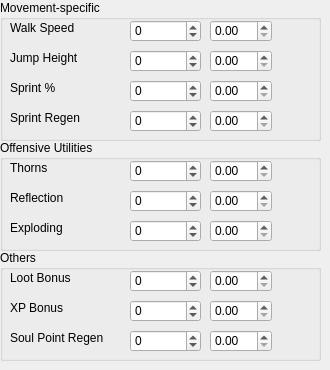
     <widget class="QWidget" name="tab_8">
      <attribute name="title">
       <string>Utility</string>
      </attribute>
      <widget class="QGroupBox" name="groupBox_25">
       <property name="geometry">
        <rect>
         <x>0</x>
         <y>0</y>
         <width>321</width>
         <height>141</height>
        </rect>
       </property>
       <property name="title">
        <string>Movement-specific</string>
       </property>
       <widget class="QLabel" name="label_62">
        <property name="geometry">
         <rect>
          <x>10</x>
          <y>20</y>
          <width>91</width>
          <height>16</height>
         </rect>
        </property>
        <property name="text">
         <string>Walk Speed</string>
        </property>
       </widget>
       <widget class="QSpinBox" name="spin_move_ws">
        <property name="geometry">
         <rect>
          <x>130</x>
          <y>20</y>
          <width>71</width>
          <height>22</height>
         </rect>
        </property>
        <property name="minimum">
         <number>-999999999</number>
        </property>
        <property name="maximum">
         <number>999999999</number>
        </property>
       </widget>
       <widget class="QDoubleSpinBox" name="dspin_move_ws">
        <property name="geometry">
         <rect>
          <x>210</x>
          <y>20</y>
          <width>62</width>
          <height>22</height>
         </rect>
        </property>
       </widget>
       <widget class="QLabel" name="label_63">
        <property name="geometry">
         <rect>
          <x>10</x>
          <y>50</y>
          <width>91</width>
          <height>16</height>
         </rect>
        </property>
        <property name="text">
         <string>Jump Height</string>
        </property>
       </widget>
       <widget class="QSpinBox" name="spin_move_jh">
        <property name="geometry">
         <rect>
          <x>130</x>
          <y>50</y>
          <width>71</width>
          <height>22</height>
         </rect>
        </property>
        <property name="minimum">
         <number>-999999999</number>
        </property>
        <property name="maximum">
         <number>999999999</number>
        </property>
       </widget>
       <widget class="QDoubleSpinBox" name="dspin_move_jh">
        <property name="geometry">
         <rect>
          <x>210</x>
          <y>50</y>
          <width>62</width>
          <height>22</height>
         </rect>
        </property>
       </widget>
       <widget class="QLabel" name="label_64">
        <property name="geometry">
         <rect>
          <x>10</x>
          <y>80</y>
          <width>91</width>
          <height>16</height>
         </rect>
        </property>
        <property name="text">
         <string>Sprint %</string>
        </property>
       </widget>
       <widget class="QSpinBox" name="spin_move_sprint">
        <property name="geometry">
         <rect>
          <x>130</x>
          <y>80</y>
          <width>71</width>
          <height>22</height>
         </rect>
        </property>
        <property name="minimum">
         <number>-999999999</number>
        </property>
        <property name="maximum">
         <number>999999999</number>
        </property>
       </widget>
       <widget class="QDoubleSpinBox" name="dspin_move_sprint">
        <property name="geometry">
         <rect>
          <x>210</x>
          <y>80</y>
          <width>62</width>
          <height>22</height>
         </rect>
        </property>
       </widget>
       <widget class="QLabel" name="label_65">
        <property name="geometry">
         <rect>
          <x>10</x>
          <y>110</y>
          <width>91</width>
          <height>16</height>
         </rect>
        </property>
        <property name="text">
         <string>Sprint Regen</string>
        </property>
       </widget>
       <widget class="QSpinBox" name="spin_move_sprintregen">
        <property name="geometry">
         <rect>
          <x>130</x>
          <y>110</y>
          <width>71</width>
          <height>22</height>
         </rect>
        </property>
        <property name="minimum">
         <number>-999999999</number>
        </property>
        <property name="maximum">
         <number>999999999</number>
        </property>
       </widget>
       <widget class="QDoubleSpinBox" name="dspin_move_sprintregen">
        <property name="geometry">
         <rect>
          <x>210</x>
          <y>110</y>
          <width>62</width>
          <height>22</height>
         </rect>
        </property>
       </widget>
      </widget>
      <widget class="QGroupBox" name="groupBox_26">
       <property name="geometry">
        <rect>
         <x>0</x>
         <y>140</y>
         <width>321</width>
         <height>111</height>
        </rect>
       </property>
       <property name="title">
        <string>Offensive Utilities</string>
       </property>
       <widget class="QLabel" name="label_66">
        <property name="geometry">
         <rect>
          <x>10</x>
          <y>20</y>
          <width>91</width>
          <height>16</height>
         </rect>
        </property>
        <property name="text">
         <string>Thorns</string>
        </property>
       </widget>
       <widget class="QSpinBox" name="spin_util_thorns">
        <property name="geometry">
         <rect>
          <x>130</x>
          <y>20</y>
          <width>71</width>
          <height>22</height>
         </rect>
        </property>
        <property name="minimum">
         <number>-999999999</number>
        </property>
        <property name="maximum">
         <number>999999999</number>
        </property>
       </widget>
       <widget class="QDoubleSpinBox" name="dspin_util_thorns">
        <property name="geometry">
         <rect>
          <x>210</x>
          <y>20</y>
          <width>62</width>
          <height>22</height>
         </rect>
        </property>
       </widget>
       <widget class="QLabel" name="label_67">
        <property name="geometry">
         <rect>
          <x>10</x>
          <y>50</y>
          <width>91</width>
          <height>16</height>
         </rect>
        </property>
        <property name="text">
         <string>Reflection</string>
        </property>
       </widget>
       <widget class="QSpinBox" name="spin_util_ref">
        <property name="geometry">
         <rect>
          <x>130</x>
          <y>50</y>
          <width>71</width>
          <height>22</height>
         </rect>
        </property>
        <property name="minimum">
         <number>-999999999</number>
        </property>
        <property name="maximum">
         <number>999999999</number>
        </property>
       </widget>
       <widget class="QDoubleSpinBox" name="dspin_util_ref">
        <property name="geometry">
         <rect>
          <x>210</x>
          <y>50</y>
          <width>62</width>
          <height>22</height>
         </rect>
        </property>
       </widget>
       <widget class="QLabel" name="label_68">
        <property name="geometry">
         <rect>
          <x>10</x>
          <y>80</y>
          <width>91</width>
          <height>16</height>
         </rect>
        </property>
        <property name="text">
         <string>Exploding</string>
        </property>
       </widget>
       <widget class="QSpinBox" name="spin_util_expd">
        <property name="geometry">
         <rect>
          <x>130</x>
          <y>80</y>
          <width>71</width>
          <height>22</height>
         </rect>
        </property>
        <property name="minimum">
         <number>-999999999</number>
        </property>
        <property name="maximum">
         <number>999999999</number>
        </property>
       </widget>
       <widget class="QDoubleSpinBox" name="dspin_util_expd">
        <property name="geometry">
         <rect>
          <x>210</x>
          <y>80</y>
          <width>62</width>
          <height>22</height>
         </rect>
        </property>
       </widget>
      </widget>
      <widget class="QGroupBox" name="groupBox_27">
       <property name="geometry">
        <rect>
         <x>0</x>
         <y>250</y>
         <width>321</width>
         <height>111</height>
        </rect>
       </property>
       <property name="title">
        <string>Others</string>
       </property>
       <widget class="QDoubleSpinBox" name="dspin_other_lb">
        <property name="geometry">
         <rect>
          <x>210</x>
          <y>20</y>
          <width>62</width>
          <height>22</height>
         </rect>
        </property>
       </widget>
       <widget class="QLabel" name="label_69">
        <property name="geometry">
         <rect>
          <x>10</x>
          <y>20</y>
          <width>91</width>
          <height>16</height>
         </rect>
        </property>
        <property name="text">
         <string>Loot Bonus</string>
        </property>
       </widget>
       <widget class="QSpinBox" name="spin_other_lb">
        <property name="geometry">
         <rect>
          <x>130</x>
          <y>20</y>
          <width>71</width>
          <height>22</height>
         </rect>
        </property>
        <property name="minimum">
         <number>-999999999</number>
        </property>
        <property name="maximum">
         <number>999999999</number>
        </property>
       </widget>
       <widget class="QLabel" name="label_70">
        <property name="geometry">
         <rect>
          <x>10</x>
          <y>50</y>
          <width>91</width>
          <height>16</height>
         </rect>
        </property>
        <property name="text">
         <string>XP Bonus</string>
        </property>
       </widget>
       <widget class="QSpinBox" name="spin_other_xpb">
        <property name="geometry">
         <rect>
          <x>130</x>
          <y>50</y>
          <width>71</width>
          <height>22</height>
         </rect>
        </property>
        <property name="minimum">
         <number>-999999999</number>
        </property>
        <property name="maximum">
         <number>999999999</number>
        </property>
       </widget>
       <widget class="QDoubleSpinBox" name="dspin_other_xpb">
        <property name="geometry">
         <rect>
          <x>210</x>
          <y>50</y>
          <width>62</width>
          <height>22</height>
         </rect>
        </property>
       </widget>
       <widget class="QLabel" name="label_71">
        <property name="geometry">
         <rect>
          <x>10</x>
          <y>80</y>
          <width>101</width>
          <height>16</height>
         </rect>
        </property>
        <property name="text">
         <string>Soul Point Regen</string>
        </property>
       </widget>
       <widget class="QSpinBox" name="spin_other_spr">
        <property name="geometry">
         <rect>
          <x>130</x>
          <y>80</y>
          <width>71</width>
          <height>22</height>
         </rect>
        </property>
        <property name="minimum">
         <number>-999999999</number>
        </property>
        <property name="maximum">
         <number>999999999</number>
        </property>
       </widget>
       <widget class="QDoubleSpinBox" name="dspin_other_spr">
        <property name="geometry">
         <rect>
          <x>210</x>
          <y>80</y>
          <width>62</width>
          <height>22</height>
         </rect>
        </property>
       </widget>
      </widget>
     </widget>
